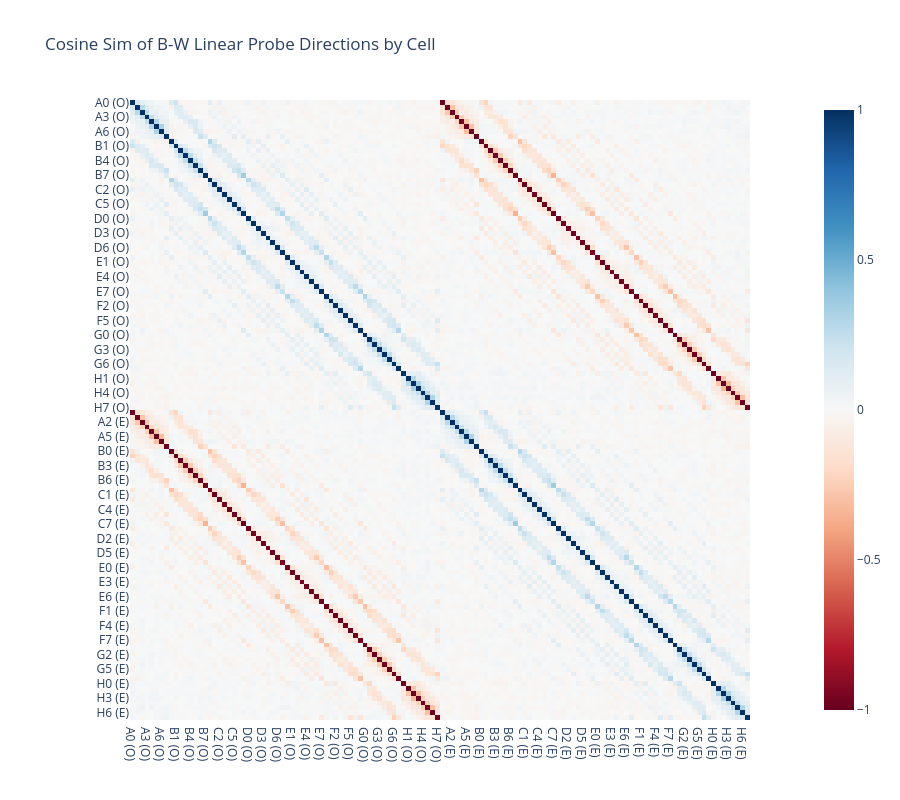

Notebook code cell kept with this figure:
### Markdown cell above
### Exercise - calculate probe cosine similarities

> ```yaml
> Difficulty: 🔴🔴🔴⚪⚪
> Importance: 🔵🔵🔵⚪⚪
> 
> You should spend up to 10-20 minutes on this exercise.
> ```

We won't be using `full_linear_probe[2]` much, since it doesn't work very well. We'll be focusing on the first two modes.

The key result that was found in this investigation is that **the probe learns directions in terms of "theirs vs mine" rather than "black vs white"**. In this case, you'd expect the probes for odd and even moves to be approximately opposite to each other (since "theirs vs mine" has the opposite meaning in odd vs even moves). [Here's a plot](https://res.cloudinary.com/lesswrong-2-0/image/upload/f_auto,q_auto/v1/mirroredImages/nmxzr2zsjNtjaHh7x/cuxy4pf353wazoq5emmn) visualizing that we do in fact get this - it shows the cosine similarity of the "black minus white" directions across each 64 squares in each of the probe modes. The off diagonal stripe with values close to negative 1 indicates that the "black minus white" direction for any given square is approximately antipodal when taken at odd vs even modes (marked with `(O)` and `(E)` in the reference plot).

Try to replicate this plot, using just the `full_linear_probe` that's been defined for you above. Remember, it has shape `(modes=3, d_model=512, rows=8, cols=8, options=3)`: the first 2 modes are black to play / white to play, and the three options are empty / white / black. We've given you the code to create the plot from the `cosine_similarities` tensor (which should have shape `(64*2, 64*2)`), all you need to do is create the tensor.

### Code cell
# YOUR CODE HERE - define `cosine_similarities`, then run the cell to create the plot
# Get the "black vs white" probe directions for odd & even moves respectively
black_vs_white_dir_odd_moves = (
    full_linear_probe[black_to_play, :, :, :, black] - full_linear_probe[black_to_play, :, :, :, white]
)
black_vs_white_dir_even_moves = (
    full_linear_probe[white_to_play, :, :, :, black] - full_linear_probe[white_to_play, :, :, :, white]
)
print(black_vs_white_dir_odd_moves.shape)  # shape (d_model=512, rows=8, cols=8 )

# Flatten over (rows, cols) then concatenate them over this dimension
all_dirs = t.stack([black_vs_white_dir_odd_moves, black_vs_white_dir_even_moves])
print(all_dirs.shape)  # shape (parity=2, d_model=512, rows=8, cols=8)
all_dirs = einops.rearrange(all_dirs, "parity d_model rows cols -> d_model (parity rows cols)")
print(all_dirs.shape)  # shape (d_model=512, mode_row_col=2*8*8=128)

# Compute cosine similarities
all_dirs_normed = all_dirs / all_dirs.norm(dim=0, keepdim=True)
cosine_similarities = einops.einsum(
    all_dirs_normed,
    all_dirs_normed,
    "d_model mode_row_col_1, d_model mode_row_col_2 -> mode_row_col_1 mode_row_col_2",
)

fig = px.imshow(
    to_numpy(cosine_similarities),
    title="Cosine Sim of B-W Linear Probe Directions by Cell",
    x=[f"{label} (O)" for label in BOARD_LABELS_2D.flatten()] + [f"{label} (E)" for label in BOARD_LABELS_2D.flatten()],
    y=[f"{label} (O)" for label in BOARD_LABELS_2D.flatten()] + [f"{label} (E)" for label in BOARD_LABELS_2D.flatten()],
    width=900,
    height=800,
    color_continuous_scale="RdBu",
    color_continuous_midpoint=0.0,
)
fig.show()

### Figure 1 — Plotly figure (JSON) as saved in the notebook; plotly's stock layout.template omitted (floating-point values rounded to 4 significant figures; data arrays with more than 128 entries replaced by an {"elided": "..."} marker saying what was removed)
{"data": [{"coloraxis": "coloraxis", "hovertemplate": "x: %{x}<br>y: %{y}<br>color: %{z}<extra></extra>", "name": "0", "type": "heatmap", "x": ["A0 (O)", "A1 (O)", "A2 (O)", "A3 (O)", "A4 (O)", "A5 (O)", "A6 (O)", "A7 (O)", "B0 (O)", "B1 (O)", "B2 (O)", "B3 (O)", "B4 (O)", "B5 (O)", "B6 (O)", "B7 (O)", "C0 (O)", "C1 (O)", "C2 (O)", "C3 (O)", "C4 (O)", "C5 (O)", "C6 (O)", "C7 (O)", "D0 (O)", "D1 (O)", "D2 (O)", "D3 (O)", "D4 (O)", "D5 (O)", "D6 (O)", "D7 (O)", "E0 (O)", "E1 (O)", "E2 (O)", "E3 (O)", "E4 (O)", "E5 (O)", "E6 (O)", "E7 (O)", "F0 (O)", "F1 (O)", "F2 (O)", "F3 (O)", "F4 (O)", "F5 (O)", "F6 (O)", "F7 (O)", "G0 (O)", "G1 (O)", "G2 (O)", "G3 (O)", "G4 (O)", "G5 (O)", "G6 (O)", "G7 (O)", "H0 (O)", "H1 (O)", "H2 (O)", "H3 (O)", "H4 (O)", "H5 (O)", "H6 (O)", "H7 (O)", "A0 (E)", "A1 (E)", "A2 (E)", "A3 (E)", "A4 (E)", "A5 (E)", "A6 (E)", "A7 (E)", "B0 (E)", "B1 (E)", "B2 (E)", "B3 (E)", "B4 (E)", "B5 (E)", "B6 (E)", "B7 (E)", "C0 (E)", "C1 (E)", "C2 (E)", "C3 (E)", "C4 (E)", "C5 (E)", "C6 (E)", "C7 (E)", "D0 (E)", "D1 (E)", "D2 (E)", "D3 (E)", "D4 (E)", "D5 (E)", "D6 (E)", "D7 (E)", "E0 (E)", "E1 (E)", "E2 (E)", "E3 (E)", "E4 (E)", "E5 (E)", "E6 (E)", "E7 (E)", "F0 (E)", "F1 (E)", "F2 (E)", "F3 (E)", "F4 (E)", "F5 (E)", "F6 (E)", "F7 (E)", "G0 (E)", "G1 (E)", "G2 (E)", "G3 (E)", "G4 (E)", "G5 (E)", "G6 (E)", "G7 (E)", "H0 (E)", "H1 (E)", "H2 (E)", "H3 (E)", "H4 (E)", "H5 (E)", "H6 (E)", "H7 (E)"], "xaxis": "x", "y": ["A0 (O)", "A1 (O)", "A2 (O)", "A3 (O)", "A4 (O)", "A5 (O)", "A6 (O)", "A7 (O)", "B0 (O)", "B1 (O)", "B2 (O)", "B3 (O)", "B4 (O)", "B5 (O)", "B6 (O)", "B7 (O)", "C0 (O)", "C1 (O)", "C2 (O)", "C3 (O)", "C4 (O)", "C5 (O)", "C6 (O)", "C7 (O)", "D0 (O)", "D1 (O)", "D2 (O)", "D3 (O)", "D4 (O)", "D5 (O)", "D6 (O)", "D7 (O)", "E0 (O)", "E1 (O)", "E2 (O)", "E3 (O)", "E4 (O)", "E5 (O)", "E6 (O)", "E7 (O)", "F0 (O)", "F1 (O)", "F2 (O)", "F3 (O)", "F4 (O)", "F5 (O)", "F6 (O)", "F7 (O)", "G0 (O)", "G1 (O)", "G2 (O)", "G3 (O)", "G4 (O)", "G5 (O)", "G6 (O)", "G7 (O)", "H0 (O)", "H1 (O)", "H2 (O)", "H3 (O)", "H4 (O)", "H5 (O)", "H6 (O)", "H7 (O)", "A0 (E)", "A1 (E)", "A2 (E)", "A3 (E)", "A4 (E)", "A5 (E)", "A6 (E)", "A7 (E)", "B0 (E)", "B1 (E)", "B2 (E)", "B3 (E)", "B4 (E)", "B5 (E)", "B6 (E)", "B7 (E)", "C0 (E)", "C1 (E)", "C2 (E)", "C3 (E)", "C4 (E)", "C5 (E)", "C6 (E)", "C7 (E)", "D0 (E)", "D1 (E)", "D2 (E)", "D3 (E)", "D4 (E)", "D5 (E)", "D6 (E)", "D7 (E)", "E0 (E)", "E1 (E)", "E2 (E)", "E3 (E)", "E4 (E)", "E5 (E)", "E6 (E)", "E7 (E)", "F0 (E)", "F1 (E)", "F2 (E)", "F3 (E)", "F4 (E)", "F5 (E)", "F6 (E)", "F7 (E)", "G0 (E)", "G1 (E)", "G2 (E)", "G3 (E)", "G4 (E)", "G5 (E)", "G6 (E)", "G7 (E)", "H0 (E)", "H1 (E)", "H2 (E)", "H3 (E)", "H4 (E)", "H5 (E)", "H6 (E)", "H7 (E)"], "yaxis": "y", "z": {"elided": "128x128 float values"}}], "layout": {"coloraxis": {"cmid": 0, "colorscale": [[0, "rgb(103,0,31)"], [0.1, "rgb(178,24,43)"], [0.2, "rgb(214,96,77)"], [0.3, "rgb(244,165,130)"], [0.4, "rgb(253,219,199)"], [0.5, "rgb(247,247,247)"], [0.6, "rgb(209,229,240)"], [0.7, "rgb(146,197,222)"], [0.8, "rgb(67,147,195)"], [0.9, "rgb(33,102,172)"], [1, "rgb(5,48,97)"]]}, "height": 800, "title": {"text": "Cosine Sim of B-W Linear Probe Directions by Cell"}, "width": 900, "xaxis": {"anchor": "y", "constrain": "domain", "domain": [0, 1], "scaleanchor": "y"}, "yaxis": {"anchor": "x", "autorange": "reversed", "constrain": "domain", "domain": [0, 1]}}}
